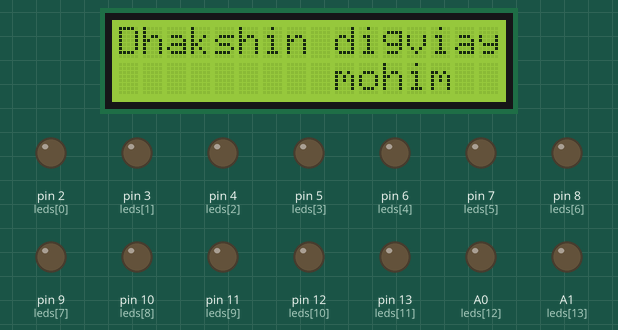
The sketch below on a simulated Arduino Uno, built with avr-gcc and run on an emulated ATmega328P. Shown: 16×2 character LCD, output pins drawn as LEDs (lit = HIGH). What the sketch prints to the serial monitor is not drawn.

Above: at 0.1 s.
At 5.2 s:
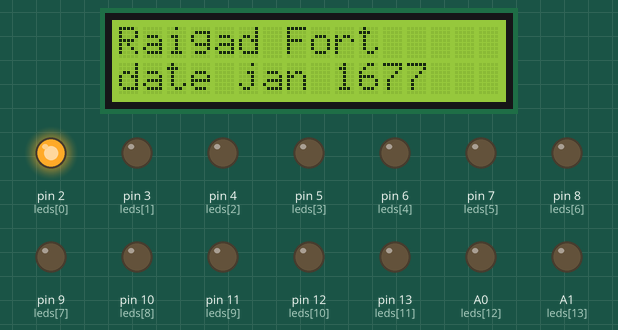
At 13.2 s:
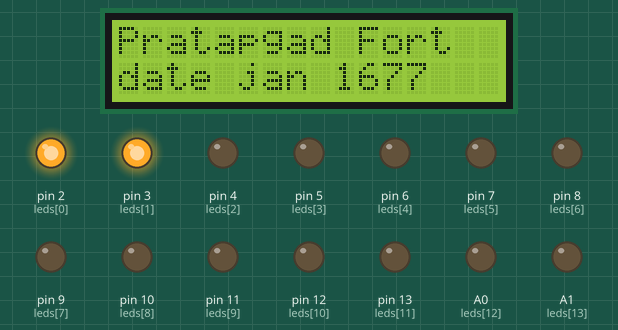
At 21.2 s:
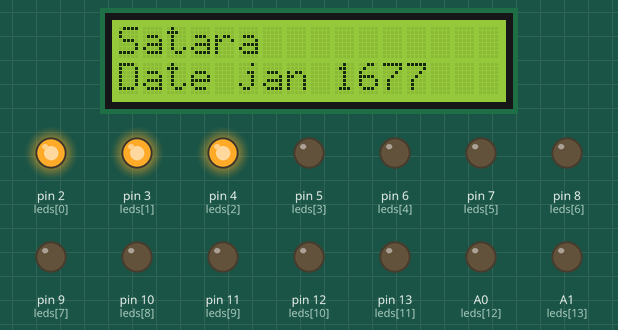
At 29.2 s:
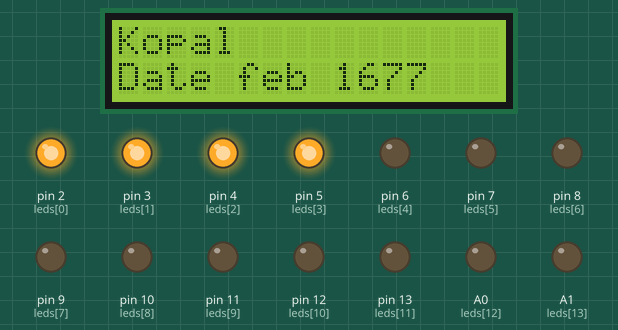
At 37.3 s:
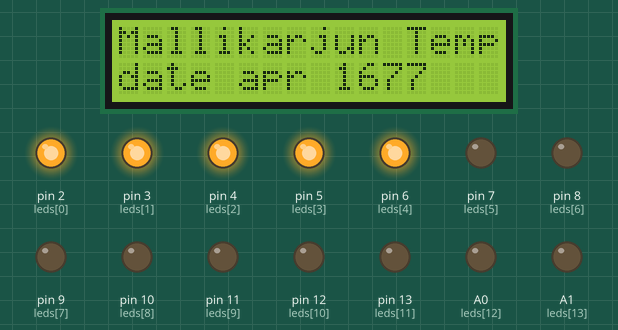
Timing chart, 0 to 38.8 s (numbered marks = the images above):
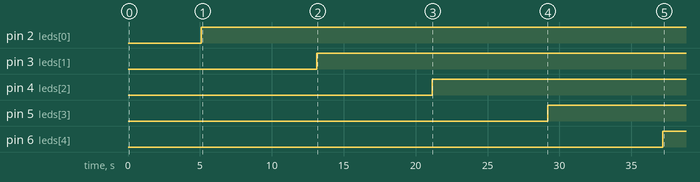

Measured:
- by itself, pin 2 (leds[0]): LOW → HIGH at 5.1 s
- by itself, pin 3 (leds[1]): LOW → HIGH at 13.1 s
- by itself, pin 4 (leds[2]): LOW → HIGH at 21.2 s
- by itself, pin 5 (leds[3]): LOW → HIGH at 29.2 s
- by itself, pin 6 (leds[4]): LOW → HIGH at 37.2 s
- what the display in image 1 shows lasts 8.1 s, from 5.1 s to 13.2 s

The sketch:

sequential_led_glow_with_lcd.ino
```cpp
#include <Wire.h>
#include <LiquidCrystal_I2C.h>

LiquidCrystal_I2C lcd(0x27, 16, 2);

int leds[] = {2, 3, 4, 5, 6, 7, 8, 9, 10, 11, 12, 13, A0, A1, A2};
int num_leds = sizeof(leds) / sizeof(leds[0]);
char *fort_names[] = {"Raigad Fort", "Pratapgad Fort", "Satara", "Kopal", "Mallikarjun Temple", "Govalkonda Fort", "Jinjee Fort", "Vellore Fort", "Kaken & Kaveri River", "Penukond Fort", "Maisur kinarpatti", "Belawadi", "Panhala Fort", "Sajjangad Fort", "Pratapgad vrti puja"};
char *build_dates[] = {"date jan 1677", "date jan 1677", "Date jan 1677", "Date feb 1677", "date apr 1677", "Date 1677", "Date G", "date june 1677", "date jul 1677", "date nov 1677 ", "Date nov 1677", "Date dec 1677", "Date march 1678", "Date march 1678", "Date april 1678"};

void setup() {
  Serial.begin(9600);
  lcd.init();
  lcd.backlight();

  lcd.clear();
  lcd.setCursor(0, 0);
  lcd.print("Dhakshin digviay");
  lcd.setCursor(0, 1);
  lcd.print("         mohim");

  delay(5000);

  for (int i = 0; i < num_leds; i++) {
    pinMode(leds[i], OUTPUT);
  }
}

void loop() {
  for (int i = 0; i < num_leds; i++) {
    digitalWrite(leds[i], HIGH);
    lcd.clear();
    lcd.setCursor(0, 0);
    lcd.print(fort_names[i]);
    lcd.setCursor(0, 1);
    lcd.print(build_dates[i]);

    Serial.print("LED ");
    Serial.print(i + 1);
    Serial.print(" is ON: ");
    Serial.print(fort_names[i]);
    Serial.print(" - ");
    Serial.println(build_dates[i]);

    delay(8000);

    // Do not turn off the LED here
  }

  // Turn off all LEDs
  for (int i = 0; i < num_leds; i++) {
    digitalWrite(leds[i], LOW);
  }


}
```
